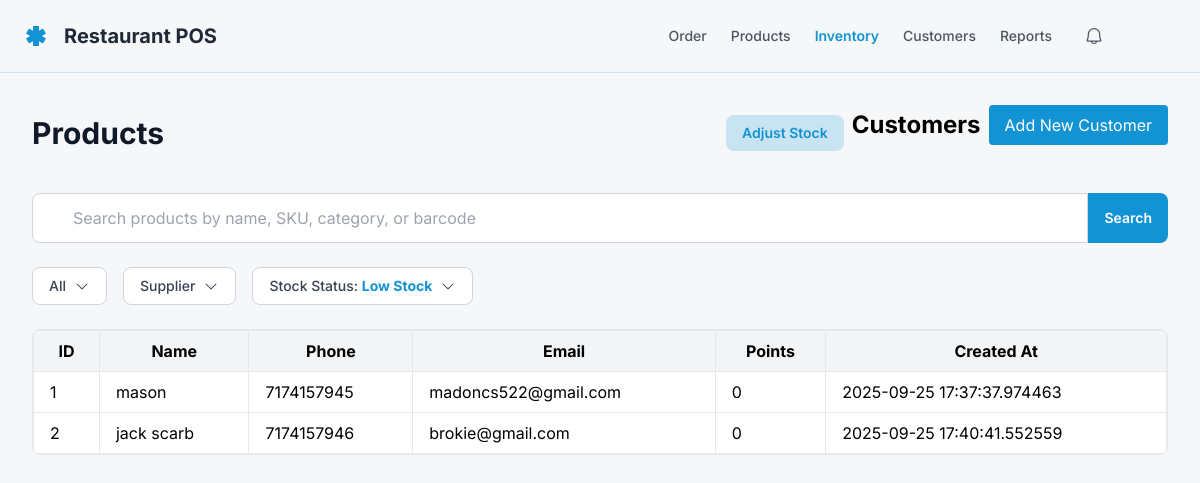
The app's page /customers-page with its own data.
### models.py (models this page shows, shortened)
class Customer(db.Model):
    id = db.Column(db.Integer, primary_key=True)
    name = db.Column(db.String(120), nullable=False)
    email = db.Column(db.String(120), unique=True, index=True)
    phone = db.Column(db.String(20), unique=True, index=True, nullable=False)  # used for loyalty lookup
    address = db.Column(db.String(255))
    loyalty_points = db.Column(db.Integer, default=0)  # tracks accumulated points
    created_at = db.Column(db.DateTime, default=datetime.utcnow)
    orders = db.relationship("Order", back_populates="customer", cascade="all, delete-orphan")

### app.py (the view)
@app.route('/customers-page')
def customers_page():
    customers = Customer.query.all()
    return render_template('customer.html', customers=customers)

### templates/customer.html (shortened to what this page needs)
<!DOCTYPE html>
<html lang="en"><head>
<script src="https://cdn.tailwindcss.com?plugins=forms,container-queries"></script>
</head>
<body class="font-display bg-background-light dark:bg-background-dark">
  <div class="flex min-h-screen w-full flex-col">
    <header
      class="flex items-center justify-between whitespace-nowrap border-b border-primary/20 dark:border-primary/30 px-6 py-4"
    >
      <div class="flex items-center gap-4 text-gray-800 dark:text-white">
        <div class="size-6 text-primary">
        </div>
        <h2 class="text-xl font-bold text-gray-800 dark:text-white">
          Restaurant POS
        </h2>
      </div>
      <div class="flex items-center gap-6">
        <nav
          class="hidden md:flex items-center gap-6 text-sm font-medium text-gray-600 dark:text-gray-300"
        >
          <a class="hover:text-primary" href="order">Order</a>
          <a class="hover:text-primary" href="products">Products</a>
          <a class="text-primary font-semibold" href="/inventory">Inventory</a>
          <a class="hover:text-primary" href="#">Customers</a>
          <a class="hover:text-primary" href="#">Reports</a>
        </nav>
        <button
          class="relative rounded-full p-2 hover:bg-primary/10 dark:hover:bg-primary/20 text-gray-600 dark:text-gray-300"
        >
        </button>
        <div
          class="bg-center bg-no-repeat aspect-square bg-cover rounded-full size-10"
          style='background-image: url("https://lh3.googleusercontent.com/aida-public/AB6AXuB6Tq417C3PCcqpe9t6bUDuc65tZZK3HAN8H9y-8XwZroYtPZvJkyH-tt3uxR1m7LJQgrnRTrJUrNHCnyRTA1NjwV2EG0Gxhfr8HJvSZHWM332v3q93BTPPmsAb9L6f-_kRs4VNW3NR0YQ4zDNzj3dWq1X9hggZYDdWNSzFkLu6ezPUD-RkkII9ADtl2HjRNWoevB8a1Cm4yU9Pcmi2lPYc2GWNRedGIP1F0c9y3X_CjL3eT5TAmv-W_fmnEEbnzPasLJNoMoFO4-M");'
        ></div>
      </div>
    </header>
    <main class="flex-1 px-4 sm:px-6 lg:px-8 py-8">
      <div class="max-w-7xl mx-auto">
        <div
          class="flex flex-wrap items-center justify-between gap-4 mb-8"
        >
          <h1 class="text-3xl font-bold text-gray-900 dark:text-white">
            Products
          </h1>
          <div class="flex items-center gap-2">
            <button
              class="bg-primary/20 dark:bg-primary/30 text-primary font-semibold py-2 px-4 rounded-lg text-sm hover:bg-primary/30 dark:hover:bg-primary/40"
            >
              Adjust Stock
            </button>
            <h1 class="text-2xl font-bold mb-4">Customers</h1>
                <button onclick="openModal()" class="bg-primary text-white py-2 px-4 rounded mb-4">
                Add New Customer
                </button>
          </div>
        </div>
        <div class="mb-6">
          <div class="relative">
            <div
              class="absolute inset-y-0 left-0 pl-3 flex items-center pointer-events-none"
            >
            </div>
            <form class="flex w-full mb-6" method="get" action="{{ url_for('inventory') }}">
              <div class="relative flex-1">
                <div class="absolute inset-y-0 left-0 pl-3 flex items-center pointer-events-none">
                </div>
                <input
                  class="w-full pl-10 pr-4 py-3 rounded-l-lg bg-white dark:bg-background-dark border border-gray-300 dark:border-gray-700 focus:outline-none focus:ring-2 focus:ring-primary focus:border-transparent text-gray-900 dark:text-white placeholder-gray-400 dark:placeholder-gray-500"
                  placeholder="Search products by name, SKU, category, or barcode"
                  type="text"
                  name="search"
                  value="{{ request.args.get('search', '') }}"
                />
              </div>
              <button
                type="submit"
                class="bg-primary text-white font-semibold py-3 px-4 rounded-r-lg text-sm hover:opacity-90"
              >
                Search
              </button>
            </form>
          </div>
        </div>
        <div class="flex flex-wrap items-center gap-4 mb-6">
<div x-data="{ open: false, selected: '{{ current_category or 'All' }}' }" class="relative inline-block">
  <button
    @click="open = !open"
    class="flex items-center gap-2 rounded-lg bg-white dark:bg-background-dark border border-gray-300 dark:border-gray-700 px-4 py-2 text-sm font-medium text-gray-700 dark:text-gray-300 hover:bg-gray-50 dark:hover:bg-gray-800"
  >
    <span x-text="selected"></span>
    <svg
      fill="currentColor"
      height="16"
      viewBox="0 0 256 256"
      width="16"
      xmlns="http://www.w3.org/2000/svg"
      :class="{ 'rotate-180': open }"
      class="transition-transform duration-200"
    >
      <path d="M213.66,101.66l-80,80a8,8,0,0,1-11.32,0l-80-80A8,8,0,0,1,53.66,90.34L128,164.69l74.34-74.35a8,8,0,0,1,11.32,11.32Z"></path>
    </svg>
  </button>
</div>
          <button
            class="flex items-center gap-2 rounded-lg bg-white dark:bg-background-dark border border-gray-300 dark:border-gray-700 px-4 py-2 text-sm font-medium text-gray-700 dark:text-gray-300 hover:bg-gray-50 dark:hover:bg-gray-800"
          >
            <span>Supplier</span>
            <svg
              fill="currentColor"
              height="16"
              viewBox="0 0 256 256"
              width="16"
              xmlns="http://www.w3.org/2000/svg"
            >
              <path
                d="M213.66,101.66l-80,80a8,8,0,0,1-11.32,0l-80-80A8,8,0,0,1,53.66,90.34L128,164.69l74.34-74.35a8,8,0,0,1,11.32,11.32Z"
              ></path>
            </svg>
          </button>
          <button
            class="flex items-center gap-2 rounded-lg bg-white dark:bg-background-dark border border-gray-300 dark:border-gray-700 px-4 py-2 text-sm font-medium text-gray-700 dark:text-gray-300 hover:bg-gray-50 dark:hover:bg-gray-800"
          >
            <span
              >Stock Status:
              <span class="font-bold text-primary">Low Stock</span></span
            >
            <svg
              fill="currentColor"
              height="16"
              viewBox="0 0 256 256"
              width="16"
              xmlns="http://www.w3.org/2000/svg"
            >
              <path
                d="M213.66,101.66l-80,80a8,8,0,0,1-11.32,0l-80-80A8,8,0,0,1,53.66,90.34L128,164.69l74.34-74.35a8,8,0,0,1,11.32,11.32Z"
              ></path>
            </svg>
          </button>
        </div>
        <div
          class="overflow-x-auto rounded-lg border border-gray-200 dark:border-gray-700 bg-white dark:bg-background-dark"
        >
            <table class="min-w-full border border-gray-300">
                <thead>
                <tr class="bg-gray-100">
                    <th class="px-4 py-2 border">ID</th>
                    <th class="px-4 py-2 border">Name</th>
                    <th class="px-4 py-2 border">Phone</th>
                    <th class="px-4 py-2 border">Email</th>
                    <th class="px-4 py-2 border">Points</th>
                    <th class="px-4 py-2 border">Created At</th>
                </tr>
                </thead>
                <tbody>
                {% for c in customers %}
                <tr>
                    <td class="px-4 py-2 border">{{ c.id }}</td>
                    <td class="px-4 py-2 border">{{ c.name }}</td>
                    <td class="px-4 py-2 border">{{ c.phone }}</td>
                    <td class="px-4 py-2 border">{{ c.email }}</td>
                    <td class="px-4 py-2 border">{{ c.loyalty_points }}</td>
                    <td class="px-4 py-2 border">{{ c.created_at }}</td>
                </tr>
                {% endfor %}
                </tbody>
            </table>
        </div>
      </div>
</main>
</div>
</body></html>

### records on screen
Customer: id "1", name "mason", phone "7174157945", email "madoncs522@gmail.com", loyalty_points "0", created_at "2025-09-25 17:37:37.974463"
Customer: id "2", name "jack scarb", phone "7174157946", email "brokie@gmail.com", loyalty_points "0", created_at "2025-09-25 17:40:41.552559"
